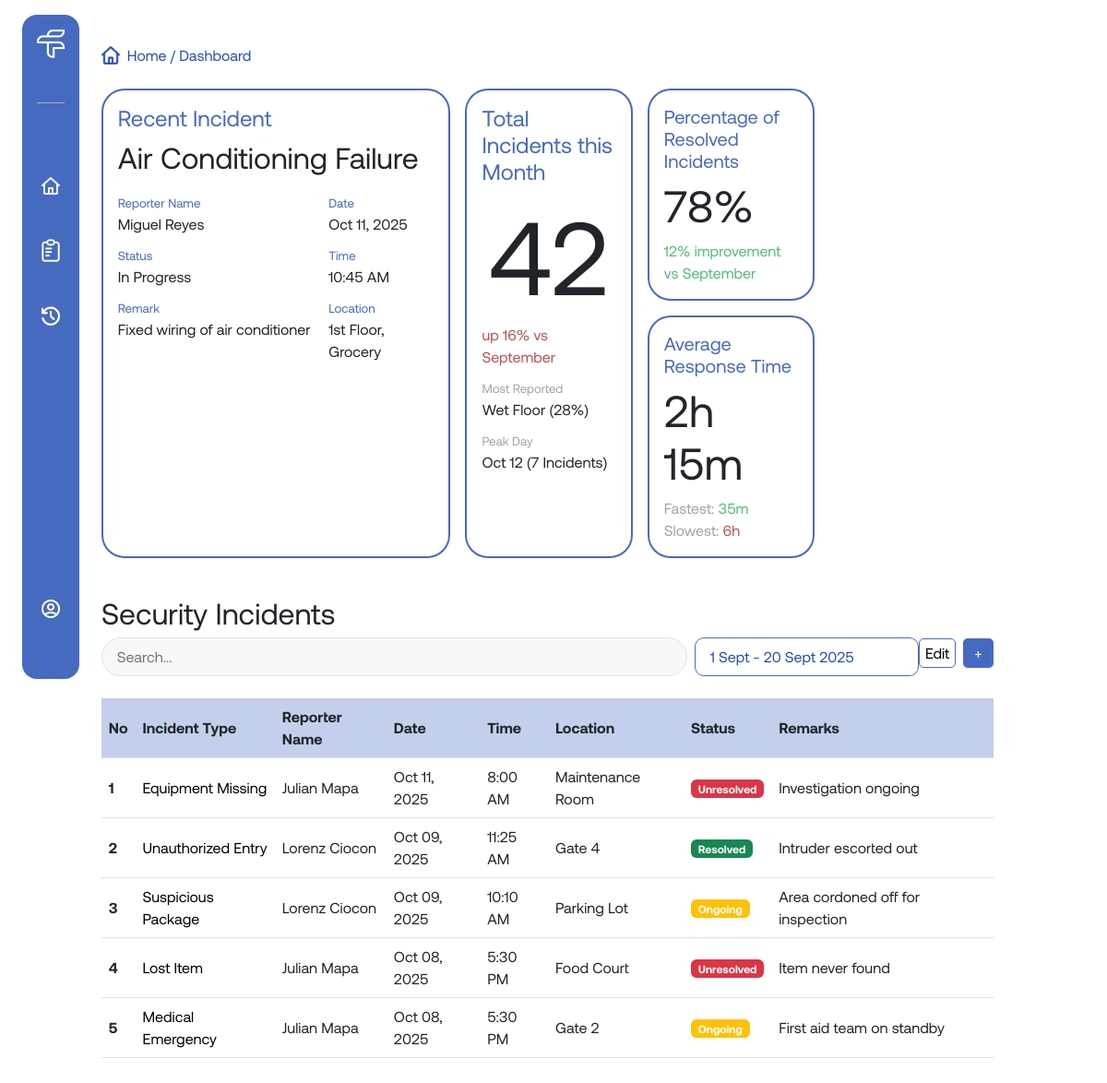
The page /pages/dashboard.php (signed in) on the database its author committed.
### tables this page shows
CREATE TABLE users (
  user_id INT(10) AUTO_INCREMENT PRIMARY KEY,
  name VARCHAR(255) NOT NULL,
  role VARCHAR(255) NOT NULL,
  username VARCHAR(255) UNIQUE NOT NULL,
  password VARCHAR(255) NOT NULL
);

CREATE TABLE incidents (
  incident_id INT(10) AUTO_INCREMENT PRIMARY KEY,
  description VARCHAR(255) NOT NULL,
  location VARCHAR(255) NOT NULL,
  reported_by INT(10),
  role_assigned_to VARCHAR(255),
  status VARCHAR(255) DEFAULT 'Ongoing',
  remarks VARCHAR(255),
  date DATE,
  time TIME,
  FOREIGN KEY (reported_by) REFERENCES users(user_id) ON DELETE SET NULL
);

### pages/dashboard.php (the view, shortened to what this page needs)
<?php
    include('../includes/db_connect.php');
    if(isset($_SESSION['user_id'])){
        $user_id = $_SESSION['user_id'] ;
        $sql = "SELECT role FROM users WHERE user_id = $user_id";
        $result = mysqli_query($conn, $sql);
        if($result && mysqli_num_rows($result) > 0){
            $row = mysqli_fetch_assoc($result);
            $user_role = htmlspecialchars($row['role']);
        }
        if ($user_role == 'Admin') {
            $sql = "SELECT incidents.incident_id, incidents.description, users.name AS reporter_name, incidents.location, incidents.date, incidents.time, incidents.status, incidents.remarks
                    FROM incidents
                    LEFT JOIN users ON incidents.reported_by = users.user_id
                    ORDER BY incidents.incident_id DESC
                    LIMIT 5" ;
            $table_header = 'All' ;
        } else {
            $sql = "SELECT incidents.incident_id, incidents.description, users.name AS reporter_name, incidents.location, incidents.date, incidents.time, incidents.status, incidents.remarks
                    FROM incidents
                    LEFT JOIN users ON incidents.reported_by = users.user_id
                    WHERE incidents.role_assigned_to = '$user_role'
                    ORDER BY incidents.incident_id DESC
                    LIMIT 5";
            $table_header = $user_role ;
        }
        $result_incidents = mysqli_query($conn, $sql);
    }
?>
<!DOCTYPE html>
<html lang="en">
<head>
    <link href="https://cdn.jsdelivr.net/npm/bootstrap@5.3.8/dist/css/bootstrap.min.css" rel="stylesheet">
    <link rel="stylesheet" href="../assets/css/style.css">
</head>
<body>
    <div class="layout d-md-flex w-md-100">
        <?php include('../includes/navbar.php') ?>
        <div class="main-content flex-md-fill p-md-3 pt-md-5">
            <div class="main-content-container w-90 mx-auto mx-md-0 w-md-100">
                <p class="page-info"> <img src="../assets/images/blue-home-icon.png" alt=""><span>Home  /  Dashboard</span></p>
                <div class="dashboard-cards my-4 d-md-grid gap-md-3">
                    <div class="recent-incident dash-card dash-card-left">
                        <h4>Recent Incident</h4>
                        <h2>Air Conditioning Failure</h2>
                        <div class="recent-bot-card ">
                            <div class="recent-left">
                                <p class="recent-labels">Reporter Name</p>
                                <p>Miguel Reyes</p>
                                <p class="recent-labels">Status</p>
                                <p>In Progress</p>
                                <p class="recent-labels">Remark</p>
                                <p>Fixed wiring of air conditioner</p>
                            </div>
                            <div class="recent-right">
                                <p class="recent-labels">Date</p>
                                <p>Oct 11, 2025</p>
                                <p class="recent-labels">Time</p>
                                <p>10:45 AM</p>
                                <p class="recent-labels">Location</p>
                                <p>1st Floor, Grocery</p>
                            </div>
                        </div>
                    </div>
                    <div class="dash-card-right">
                        <div class="total-incidents dash-card">
                            <h4>Total Incidents this Month</h4>
                            <h1 class="text-center">42</h1>
                            <p class="red-text">up 16% vs September</p>
                            <p class="total-labels">Most Reported</p>
                            <p>Wet Floor (28%)</p>
                            <p class="total-labels">Peak Day</p>
                            <p>Oct 12 (7 Incidents)</p>
                        </div>
                        <div class="right-right-col">
                            <div class="percentage dash-card">
                                <h4>Percentage of Resolved Incidents</h4>
                                <h2>78%</h2>
                                <p class="green-text">12% improvement vs September</p>
                            </div>
                            <div class="average-time dash-card">
                                <h4>Average Response Time</h4>
                                <h2>2h 15m</h2>
                                <p>Fastest: <span class="green-text">35m</span></p>
                                <p>Slowest: <span class="red-text">6h</span></p>
                            </div>
                        </div>
                    </div>
                </div>
                <h2><?= $table_header?> Incidents</h2>
                <div class="table-search-group">
                    <div class="top-search">
                        <input type="text" placeholder="Search...">
                        <div class="filter-date">
                            <p>1 Sept - 20 Sept 2025</p>
                        </div>
                    </div>
                    <div class="bot-search">
                        <button class="edit-btn" id="toggleEditMode">Edit</button>
                        <a href="./add-incident.php">+</a>
                    </div>
                </div>
                <table class="incident-table">
                    <thead>
                    <tr class="header-row">
                        <th scope="col">No</th>
                        <th scope="col">Incident Type</th>
                        <th scope="col">Reporter Name</th>
                        <th scope="col">Date</th>
                        <th scope="col">Time</th>
                        <th scope="col">Location</th>
                        <th scope="col">Status</th>
                        <th scope="col">Remarks</th>
                        <th class="edit-col"></th>
                    </tr>
                    </thead>
                    <tbody>
                        <?php
                            if ($result_incidents && mysqli_num_rows($result_incidents) > 0) {
                                $count = 1;
                                while ($row = mysqli_fetch_array($result_incidents)) {
                                    $incidentId = htmlspecialchars($row['incident_id']);
                                    $description = htmlspecialchars($row['description']);
                                    $reporter = htmlspecialchars($row['reporter_name']);
                                    $location = htmlspecialchars($row['location']);
                                    $date = date("M d, Y", strtotime($row['date']));
                                    $time = date("g:i A", strtotime($row['time']));
                                    $status = htmlspecialchars($row['status']);
                                    $remarks = htmlspecialchars($row['remarks']);
                                    $badgeClass = '';
                                    if ($status == 'Resolved') $badgeClass = 'bg-success';
                                    elseif ($status == 'Ongoing') $badgeClass = 'bg-warning';
                                    else $badgeClass = 'bg-danger';
                                    echo "
                                    <tr data-id='{$incidentId}'>
                                        <th scope='row' data-label='No'>{$count}</th>
                                        <td data-label='Incident Type'>{$description}</td>
                                        <td data-label='Reporter Name'>{$reporter}</td>
                                        <td data-label='Date'>{$date}</td>
                                        <td data-label='Time'>{$time}</td>
                                        <td data-label='Location'>{$location}</td>
                                        <td data-label='Status'><span class='badge {$badgeClass}'>{$status}</span></td>
                                        <td data-label='Remarks'>{$remarks}</td>
                                        <td class='edit-cell'></td>
                                    </tr>
                                    ";
                                    $count++;
                                }
                            } else {
                                echo "
                                <tr>
                                    <td colspan='9' class='text-center'>No incidents found.</td>
                                </tr>";
                            }
                        ?>
                    </tbody>
                </table>
            </div>
        </div>
    </div>
</body>
<?php include('../includes/footer.php') ?>

### rows shown on the page
users: role "Security"
incidents: description "Equipment Missing", reported_by.name "Julian Mapa", date "Oct 11, 2025", time "8:00 AM", location "Maintenance Room", status "Unresolved", remarks "Investigation ongoing"
incidents: description "Unauthorized Entry", reported_by.name "Lorenz Ciocon", date "Oct 09, 2025", time "11:25 AM", location "Gate 4", status "Resolved", remarks "Intruder escorted out"
incidents: description "Suspicious Package", reported_by.name "Lorenz Ciocon", date "Oct 09, 2025", time "10:10 AM", location "Parking Lot", status "Ongoing", remarks "Area cordoned off for inspection"
incidents: description "Lost Item", reported_by.name "Julian Mapa", date "Oct 08, 2025", time "5:30 PM", location "Food Court", status "Unresolved", remarks "Item never found"
incidents: description "Medical Emergency", reported_by.name "Julian Mapa", date "Oct 08, 2025", time "5:30 PM", location "Gate 2", status "Ongoing", remarks "First aid team on standby"
